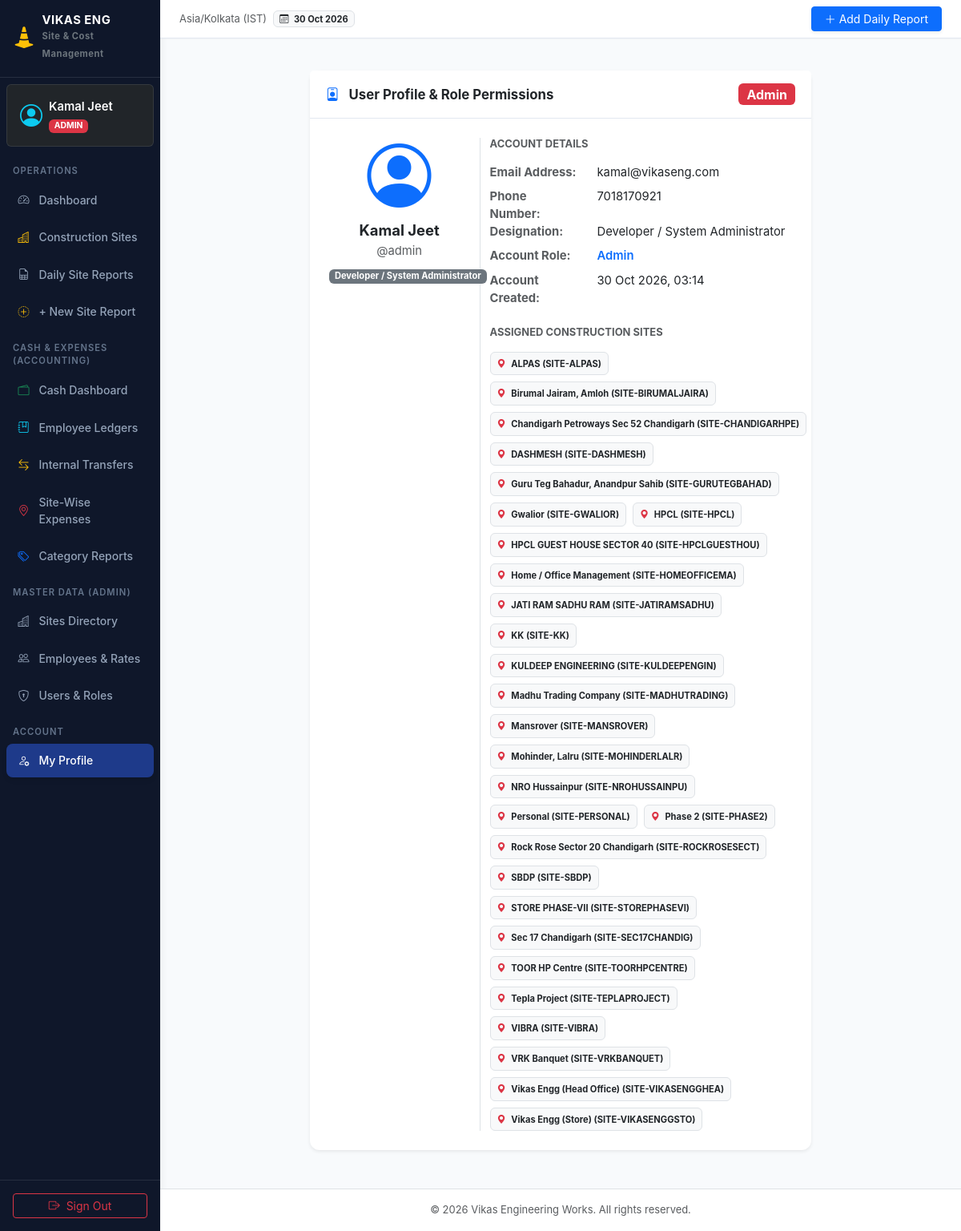
/profile/ (signed in), run on the app's committed database.
### reports/models.py (models this page shows, shortened)
class UserProfile(models.Model):
    user = models.OneToOneField(User, on_delete=models.CASCADE, related_name='profile')
    role = models.CharField(max_length=20, choices=UserRole.choices, default=UserRole.SITE_ENGINEER)
    designation = models.CharField(max_length=100, blank=True)
    phone = models.CharField(max_length=20, blank=True)
    assigned_sites = models.ManyToManyField('Site', blank=True, related_name='assigned_engineers')
    @property
    def is_site_engineer(self):
        return self.role == UserRole.SITE_ENGINEER
    @property
    def is_admin(self):
        return self.role == UserRole.ADMIN or self.user.is_superuser
    @property
    def is_management(self):
        return self.role == UserRole.MANAGEMENT or self.role == UserRole.ADMIN or self.user.is_superuser

class Site(models.Model):
    STATUS_CHOICES = [
        ('ACTIVE', 'Active'),
        ('ON_HOLD', 'On Hold'),
        ('COMPLETED', 'Completed'),
    ]
    name = models.CharField(max_length=150, unique=True)
    code = models.CharField(max_length=50, unique=True)
    location = models.CharField(max_length=255)
    client_name = models.CharField(max_length=150, blank=True)
    status = models.CharField(max_length=20, choices=STATUS_CHOICES, default='ACTIVE')
    created_at = models.DateTimeField(auto_now_add=True)
    updated_at = models.DateTimeField(auto_now=True)
    class Meta:
        ordering = ['name']

### reports/views.py (the view)
# urls.py: path('profile/', views.profile_view, name='profile'),
@login_required
def profile_view(request):
    profile = getattr(request.user, 'profile', None)
    return render(request, 'auth/profile.html', {
        'profile': profile,
        'user': request.user,
    })

### templates/auth/profile.html (shortened to what this page needs)
{% extends 'base.html' %}
{% load custom_filters %}
{% block content %}
<div class="row justify-content-center">
    <div class="col-12 col-lg-8">
        <div class="card shadow-sm border-0 mb-4">
            <div class="card-header bg-white py-3 d-flex align-items-center justify-content-between">
                <h5 class="fw-bold mb-0 text-dark">
                    <i class="bi bi-person-badge text-primary me-2"></i> User Profile & Role Permissions
                </h5>
                <span class="badge {{ current_role|role_badge_class }} fs-6">
                    {{ profile.get_role_display|default:current_role }}
                </span>
            </div>
            <div class="card-body p-4">
                <div class="row g-4">
                    <div class="col-12 col-md-4 text-center border-end">
                        <div class="display-1 text-primary mb-2">
                            <i class="bi bi-person-circle"></i>
                        </div>
                        <h4 class="fw-bold mb-1">{{ user.get_full_name|default:user.username }}</h4>
                        <div class="text-muted mb-2">@{{ user.username }}</div>
                        <span class="badge bg-secondary">{{ profile.designation|default:"Staff Member" }}</span>
                    </div>
                    <div class="col-12 col-md-8">
                        <h6 class="text-uppercase text-muted fw-bold small mb-3">Account Details</h6>
                        <dl class="row mb-4">
                            <dt class="col-sm-4 text-muted">Email Address:</dt>
                            <dd class="col-sm-8">{{ user.email|default:"Not specified" }}</dd>
                            <dt class="col-sm-4 text-muted">Phone Number:</dt>
                            <dd class="col-sm-8">{{ profile.phone|default:"Not specified" }}</dd>
                            <dt class="col-sm-4 text-muted">Designation:</dt>
                            <dd class="col-sm-8">{{ profile.designation|default:"Site Engineer" }}</dd>
                            <dt class="col-sm-4 text-muted">Account Role:</dt>
                            <dd class="col-sm-8 fw-semibold text-primary">{{ profile.get_role_display }}</dd>
                            <dt class="col-sm-4 text-muted">Account Created:</dt>
                            <dd class="col-sm-8">{{ user.date_joined|date:"d M Y, H:i" }}</dd>
                        </dl>
                        <h6 class="text-uppercase text-muted fw-bold small mb-3">Assigned Construction Sites</h6>
                        {% if profile.assigned_sites.all %}
                            <div class="d-flex flex-wrap gap-2">
                                {% for s in profile.assigned_sites.all %}
                                    <span class="badge bg-light text-dark border p-2">
                                        <i class="bi bi-geo-alt-fill text-danger me-1"></i> {{ s.name }} ({{ s.code }})
                                    </span>
                                {% endfor %}
                            </div>
                        {% else %}
                            <p class="text-muted small">All active sites accessible under current role.</p>
                        {% endif %}
                    </div>
                </div>
            </div>
        </div>
    </div>
</div>
{% endblock %}

### templates/base.html (shortened to what this page needs)
{% load static custom_filters %}
<!DOCTYPE html>
<html lang="en">
<head>
    <link href="https://cdn.jsdelivr.net/npm/bootstrap@5.3.3/dist/css/bootstrap.min.css" rel="stylesheet">
    <link rel="stylesheet" href="https://cdn.jsdelivr.net/npm/bootstrap-icons@1.11.3/font/bootstrap-icons.min.css">
    <link rel="stylesheet" href="{% static 'css/custom.css' %}">
</head>
<body>
    <div class="container-fluid p-0">
        <div class="row g-0">
            {% if user.is_authenticated %}
            <aside class="col-md-3 col-lg-2 sidebar no-print" id="sidebarMenu">
                <div class="d-flex flex-column h-100">
                    <div class="sidebar-brand d-flex align-items-center justify-content-between">
                        <a href="{% url 'dashboard' %}" class="text-decoration-none d-flex align-items-center gap-2 text-white">
                            <i class="bi bi-cone-striped fs-3 text-warning"></i>
                            <div>
                                <div class="lh-1 text-white fw-bold">VIKAS ENG</div>
                                <small class="text-secondary" style="font-size: 0.7rem;">Site & Cost Management</small>
                            </div>
                        </a>
                    </div>
                    <div class="p-3 mx-2 my-2 rounded bg-dark border border-secondary border-opacity-25 text-white">
                        <div class="d-flex align-items-center gap-2">
                            <i class="bi bi-person-circle fs-3 text-info"></i>
                            <div class="overflow-hidden">
                                <div class="fw-semibold text-truncate">{{ user.get_full_name|default:user.username }}</div>
                                <span class="badge {{ current_role|role_badge_class }} text-uppercase" style="font-size: 0.65rem;">
                                    {{ user_profile.get_role_display|default:current_role }}
                                </span>
                            </div>
                        </div>
                    </div>
                    <ul class="nav flex-column mb-auto">
                        <li class="sidebar-section-title">Operations</li>
                        <li class="nav-item">
                            <a class="nav-link {% if request.resolver_match.url_name == 'dashboard' %}active{% endif %}" href="{% url 'dashboard' %}">
                                <i class="bi bi-speedometer2"></i> Dashboard
                            </a>
                        </li>
                        <li class="nav-item">
                            <a class="nav-link {% if request.resolver_match.url_name == 'site_list' or request.resolver_match.url_name == 'site_detail' %}active{% endif %}" href="{% url 'site_list' %}">
                                <i class="bi bi-buildings text-warning"></i> Construction Sites
                            </a>
                        </li>
                        <li class="nav-item">
                            <a class="nav-link {% if request.resolver_match.url_name == 'report_list' %}active{% endif %}" href="{% url 'report_list' %}">
                                <i class="bi bi-file-earmark-spreadsheet"></i> Daily Site Reports
                            </a>
                        </li>
                        <li class="nav-item">
                            <a class="nav-link {% if request.resolver_match.url_name == 'report_create' %}active{% endif %}" href="{% url 'report_create' %}">
                                <i class="bi bi-plus-circle-dotted text-warning"></i> + New Site Report
                            </a>
                        </li>
                        <li class="sidebar-section-title">Cash & Expenses (Accounting)</li>
                        <li class="nav-item">
                            <a class="nav-link {% if request.resolver_match.app_name == 'expenses' and request.resolver_match.url_name == 'dashboard' %}active{% endif %}" href="{% url 'expenses:dashboard' %}">
                                <i class="bi bi-wallet2 text-success"></i> Cash Dashboard
                            </a>
                        </li>
                        <li class="nav-item">
                            <a class="nav-link {% if request.resolver_match.app_name == 'expenses' and 'ledger' in request.resolver_match.url_name %}active{% endif %}" href="{% url 'expenses:ledger_list' %}">
                                <i class="bi bi-journal-bookmark text-info"></i> Employee Ledgers
                            </a>
                        </li>
                        <li class="nav-item">
                            <a class="nav-link {% if request.resolver_match.app_name == 'expenses' and request.resolver_match.url_name == 'transfers_list' %}active{% endif %}" href="{% url 'expenses:transfers_list' %}">
                                <i class="bi bi-arrow-left-right text-warning"></i> Internal Transfers
                            </a>
                        </li>
                        <li class="nav-item">
                            <a class="nav-link {% if request.resolver_match.app_name == 'expenses' and request.resolver_match.url_name == 'site_reports' %}active{% endif %}" href="{% url 'expenses:site_reports' %}">
                                <i class="bi bi-geo-alt text-danger"></i> Site-Wise Expenses
                            </a>
                        </li>
                        <li class="nav-item">
                            <a class="nav-link {% if request.resolver_match.app_name == 'expenses' and request.resolver_match.url_name == 'category_reports' %}active{% endif %}" href="{% url 'expenses:category_reports' %}">
                                <i class="bi bi-tags text-primary"></i> Category Reports
                            </a>
                        </li>
                        {% if is_admin %}
                        <li class="sidebar-section-title">Master Data (Admin)</li>
                        <li class="nav-item">
                            <a class="nav-link {% if 'site' in request.resolver_match.url_name and 'report' not in request.resolver_match.url_name %}active{% endif %}" href="{% url 'site_list' %}">
                                <i class="bi bi-buildings"></i> Sites Directory
                            </a>
                        </li>
                        <li class="nav-item">
                            <a class="nav-link {% if 'employee' in request.resolver_match.url_name %}active{% endif %}" href="{% url 'employee_list' %}">
                                <i class="bi bi-people"></i> Employees & Rates
                            </a>
                        </li>
                        <li class="nav-item">
                            <a class="nav-link {% if 'user' in request.resolver_match.url_name %}active{% endif %}" href="{% url 'user_list' %}">
                                <i class="bi bi-shield-lock"></i> Users & Roles
                            </a>
                        </li>
                        {% endif %}
                        <li class="sidebar-section-title">Account</li>
                        <li class="nav-item">
                            <a class="nav-link {% if request.resolver_match.url_name == 'profile' %}active{% endif %}" href="{% url 'profile' %}">
                                <i class="bi bi-person-gear"></i> My Profile
                            </a>
                        </li>
                    </ul>
                    <div class="p-3 border-top border-secondary border-opacity-25">
                        <a href="{% url 'logout' %}" class="btn btn-outline-danger btn-sm w-100 d-flex align-items-center justify-content-center gap-2">
                            <i class="bi bi-box-arrow-right"></i> Sign Out
                        </a>
                    </div>
                </div>
            </aside>
            {% endif %}
            <main class="{% if user.is_authenticated %}col-12 col-md-9 col-lg-10{% else %}col-12{% endif %} ms-auto p-0 min-vh-100 d-flex flex-column">
                {% if user.is_authenticated %}
                <nav class="navbar navbar-expand top-navbar px-3 px-md-4 py-2 sticky-top no-print">
                    <div class="container-fluid p-0">
                        <div class="d-none d-sm-flex align-items-center gap-2">
                            <span class="text-muted small">Asia/Kolkata (IST)</span>
                            <span class="badge bg-light text-dark border">
                                <i class="bi bi-calendar3 me-1"></i> {% now "d M Y" %}
                            </span>
                        </div>
                        <div class="d-flex align-items-center gap-2 ms-auto">
                            <a href="{% url 'report_create' %}" class="btn btn-primary btn-sm d-flex align-items-center gap-1 shadow-sm px-2 px-sm-3">
                                <i class="bi bi-plus-lg"></i> <span class="d-none d-sm-inline">Add Daily Report</span><span class="d-sm-none">Report</span>
                            </a>
                        </div>
                    </div>
                </nav>
                {% endif %}
                <div class="px-3 px-md-4 pt-3 no-print">
                </div>
                <div class="p-3 p-md-4 flex-grow-1">
                    {% block content %}{% endblock %}
                </div>
                <footer class="mt-auto py-3 px-3 px-md-4 bg-white border-top text-center text-muted small no-print">
                    <div>
                        <span>&copy; {% now "Y" %} Vikas Engineering Works. All rights reserved.</span>
                    </div>
                </footer>
            </main>
        </div>
    </div>
</body>
</html>

### data on the page
UserProfile: role "ADMIN", role "Admin", designation "Developer / System Administrator", phone "7018170921"
Site: name "ALPAS", code "SITE-ALPAS"
Site: name "Birumal Jairam, Amloh", code "SITE-BIRUMALJAIRA"
Site: name "Chandigarh Petroways Sec 52 Chandigarh", code "SITE-CHANDIGARHPE"
Site: name "DASHMESH", code "SITE-DASHMESH"
Site: name "Guru Teg Bahadur, Anandpur Sahib", code "SITE-GURUTEGBAHAD"
Site: name "Gwalior", code "SITE-GWALIOR"
Site: name "HPCL", code "SITE-HPCL"
Site: name "HPCL GUEST HOUSE SECTOR 40", code "SITE-HPCLGUESTHOU"
Site: name "Home / Office Management", code "SITE-HOMEOFFICEMA"
Site: name "JATI RAM SADHU RAM", code "SITE-JATIRAMSADHU"
Site: name "KK", code "SITE-KK"
Site: name "KULDEEP ENGINEERING", code "SITE-KULDEEPENGIN"
Site: name "Madhu Trading Company", code "SITE-MADHUTRADING"
Site: name "Mansrover", code "SITE-MANSROVER"
Site: name "Mohinder, Lalru", code "SITE-MOHINDERLALR"
Site: name "NRO Hussainpur", code "SITE-NROHUSSAINPU"
Site: name "Personal", code "SITE-PERSONAL"
Site: name "Phase 2", code "SITE-PHASE2"
Site: name "Rock Rose Sector 20 Chandigarh", code "SITE-ROCKROSESECT"
Site: name "SBDP", code "SITE-SBDP"
Site: name "STORE PHASE-VII", code "SITE-STOREPHASEVI"
Site: name "Sec 17 Chandigarh", code "SITE-SEC17CHANDIG"
Site: name "TOOR HP Centre", code "SITE-TOORHPCENTRE"
Site: name "Tepla Project", code "SITE-TEPLAPROJECT"
Site: name "VIBRA", code "SITE-VIBRA"
Site: name "VRK Banquet", code "SITE-VRKBANQUET"
Site: name "Vikas Engg (Head Office)", code "SITE-VIKASENGGHEA"
Site: name "Vikas Engg (Store)", code "SITE-VIKASENGGSTO"

### other printed values
{{ user.get_full_name|default:user.username }} "Kamal Jeet"
{{ user.username }} "admin"
{{ user.email|default:"Not specified" }} "kamal@vikaseng.com"
{{ user.date_joined|date:"d M Y, H:i" }} "30 Oct 2026, 03:14"
